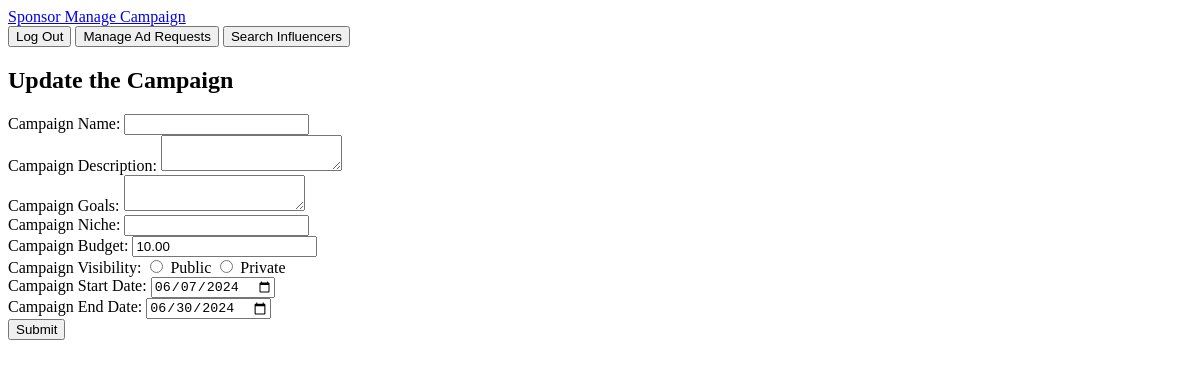
The app's page /sponsor/managecampaign/editcampaign/2 (signed in), older data.
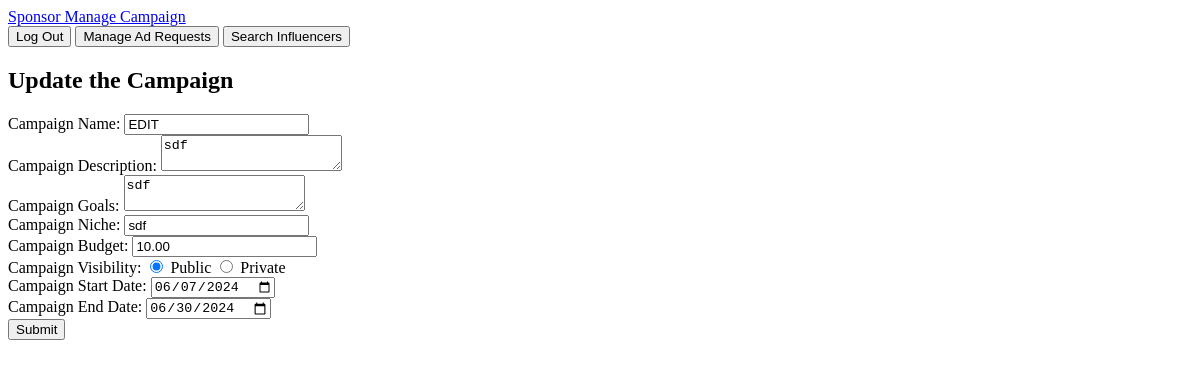
The same page, newer data.
### models.py (models this page shows, shortened)
class Campaign(db.Model):
    __tablename__ = "campaigns"
    campaign_id = db.Column(db.Integer, primary_key=True, autoincrement=True)
    sponsor_id = db.Column(
        db.Integer, db.ForeignKey("sponsors.sponsor_id"), nullable=False
    )
    name = db.Column(db.String(255), nullable=False)
    description = db.Column(db.Text, nullable=False)
    start_date = db.Column(db.Date)
    end_date = db.Column(db.Date)
    budget = db.Column(db.Numeric(10, 2), nullable=False)
    visibility = db.Column(db.Enum("public", "private"),default="public")
    goals = db.Column(db.Text, nullable=False)
    niche = db.Column(db.String(255), nullable=False)
    ad_requests = db.relationship("AdRequest", backref="campaign", lazy=True)
    campaign_flags = db.relationship("CampaignFlag", backref="campaign", lazy=True)

### sponsor.py (the view, shortened to what this page needs)
@sponsor.route("/managecampaign/editcampaign/<int:campaign_id>", methods=['GET', 'POST'])
def edit_campaign(campaign_id):
    if 'user_name' in session and session['role'] == 'sponsor':
        campaign = Campaign.query.get(campaign_id)
        if not campaign:
            flash("Campaign not found.", "error")
            return redirect(url_for('sponsor.sponsor_managecampaign'))
        return render_template('sponsor_editcampaign.html', campaign=campaign)
    return redirect(url_for('sponsor.sponsor_login'))

### app.py (called while the page is built)
@app.before_request
def create_tables():
    init_db(app)

### models.py (called while the page is built, shortened)
def init_db(app):
    with app.app_context():
        db.create_all()

### templates/sponsor_editcampaign.html (shortened to what this page needs)
<!DOCTYPE html>
<html lang="en">
<head>
</head>
<body>
    <nav>
        <a  href="/sponsor/managecampaign">Sponsor Manage Campaign</a>
        <div >
            <button  onclick="location.href='/logout'">Log Out</button>
            <button  onclick="location.href='#'">Manage Ad Requests</button>
            <button  onclick="location.href='#'">Search Influencers</button>
        </div>
    </nav>
    <div>
        <h2>
            Update the Campaign
        </h2>
        <form action="/sponsor/managecampaign/editcampaign/{{ campaign['''campaign_id'''] }}" method='POST'>
                <label for="campaignname">Campaign Name:</label>
                <input type="text" class="form-control" id="campaignname" name="campaignname" value="{{ campaign.name }}" required>
                <br>
                <label for="campaigndescription">Campaign Description:</label>
                <textarea  class="form-control" id="campaigndescription" name="campaigndescription"  required>{{ campaign.description }}</textarea>
                <br>
                <label for="campaigngoals">Campaign Goals:</label>
                <textarea class="form-control" id="campaigngoals" name="campaigngoals" required>{{ campaign.goals }}</textarea>
                <br>
                <label for="campaignniche">Campaign Niche:</label>
                <input type="text" class="form-control" id="campaignniche" name="campaignniche" value="{{ campaign.niche }}" required>
                <br>
                <label for="campaignbudget">Campaign Budget:</label>
                <input type="number" class="form-control" id="campaignbudget" name="campaignbudget" value="{{ campaign.budget }}" required>
                <br>
                <label for="campaignvisibility">Campaign Visibility:</label>
                <input type="radio" id="public" name="campaignvisibility" value="public" {{ 'checked' if campaign.visibility == 'public' else '' }}>
                <label for="public">Public</label>
                <input type="radio" id="private" name="campaignvisibility" value="private" {{ 'checked' if campaign.visibility == 'private' else '' }}>
                <label for="private">Private</label>
                <br>
                <label for="campaignstartdate">Campaign Start Date:</label>
                <input type="date" name="campaignstartdate" value="{{ campaign.start_date }}" required>
                <br>
                <label for="campaignenddate">Campaign End Date:</label>
                <input type="date" name="campaignenddate" value="{{ campaign.end_date }}" required>
                <br>
                <button type="submit">Submit</button>
        </form>
    </div>
</body>
</html>

Row changes from the older to the newer data that the page shows:
changed Campaign: campaignname (not shown) → "EDIT"; campaigndescription (not shown) → "sdf"; campaigngoals (not shown) → "sdf"; campaignniche (not shown) → "sdf"
Text that changed along with them:
form field campaignvisibility: "☐ Public" → "☑ Public"
